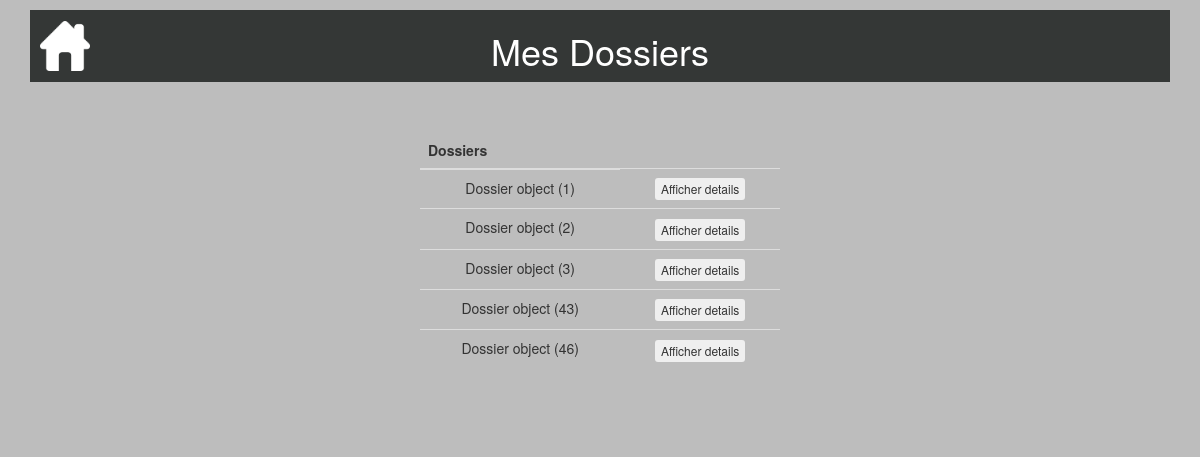
The page /consulterdossier/ (signed in) on the database as committed earlier.
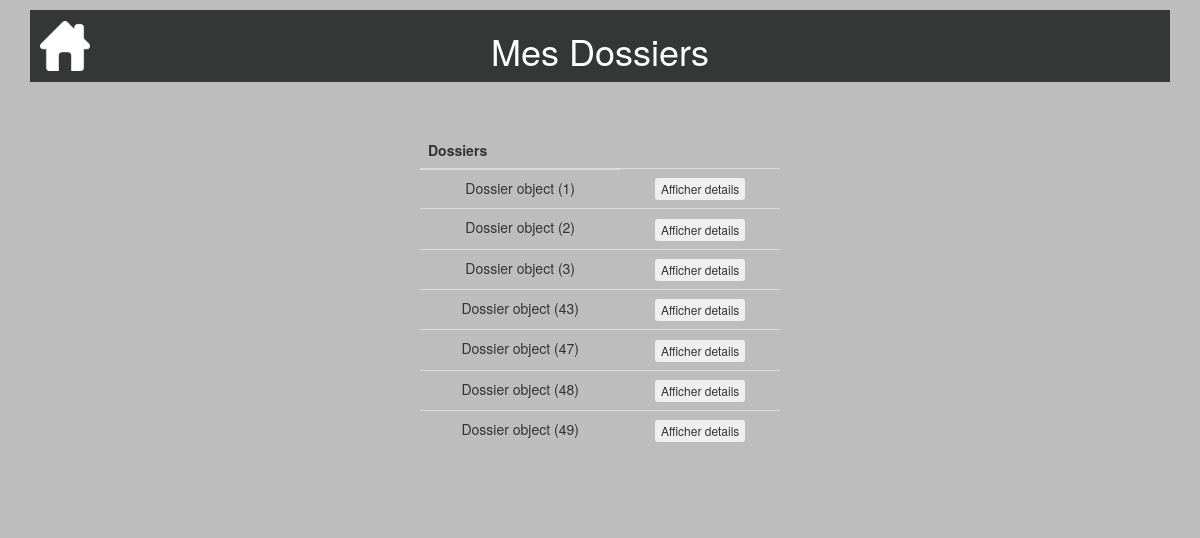
The same page on the database as committed later.
### calculdej/models.py (models this page shows, shortened)
class Dossier(models.Model):
    date = models.DateTimeField(default=timezone.now, blank=True, verbose_name="Date création")
    auteur = models.ForeignKey(settings.AUTH_USER_MODEL, on_delete=models.CASCADE)
    taille = models.DecimalField(default=0.0,max_digits=5, decimal_places=2)
    poids = models.DecimalField(default=0.0,max_digits=5, decimal_places=2)
    pathologie = models.CharField(default="",max_length=20)
    age = models.IntegerField(default=0)
    de = models.DecimalField(default=0.00,max_digits=5, decimal_places=2)
    sexe = models.CharField(default="",max_length=1)
    dernier = models.BooleanField(default=True)

### consulterdossier/views.py (the view, shortened to what this page needs)
# urls.py: url('consulterdossier/', include('consulterdossier.urls')),
@login_required
def consulterdossier(request):
    dossiers = Dossier.objects.filter(auteur=request.user)
    return render(request, 'consulterdossier/consulterdossier.html', locals())

### consulterdossier/templates/consulterdossier/consulterdossier.html (shortened to what this page needs)
{% extends "base.html" %}
{% block header %}<h1>Mes Dossiers</h1>{% endblock %}
{% block content %}
<table class="table">
  <thead>
       <tr>
           <th>Dossiers</th>
       </tr>
   </thead>
   <tbody>
       {% for d in dossiers %}
       <tr>
           <td>{{ d }} </td>
           <td>
             <form method="post">
                 <button onclick="details()" class="btn btn-xs" type="submit" name="btnaffdetails" value="{{d.id}}">Afficher details</button>
             </form>
          </td>
       </tr>
      {%endfor%}
    </tbody>
</table>
{% endblock %}

### templates/base.html (shortened to what this page needs)
<!DOCTYPE html>
<html lang="fr">
  {% load static %}
  <head>
    <link rel="stylesheet" href="https://maxcdn.bootstrapcdn.com/bootstrap/3.3.7/css/bootstrap.min.css">
    <link rel="stylesheet" href="{% static "css/style.css" %}">
  </head>
  <body>
    <div class="container">
      <header>
        {% if user.is_authenticated %}<a id="home" href="{% url 'connexion' %}"> <img src="/static/img/home_icon.PNG" class="img-responsive float-left" alt="logo" width="50px" height="50px"> </a>{% endif %}
        {% block header %}{% endblock %}
      </header>
      <div class="row">
        <section id="content" class="col-sm-offset-4 col-sm-4 col-sm-offset-4">
          {% block content %}{% endblock %}
        </section>
      </div>
    </div>
  </body>
</html>

### static/css/style.css (style rules this page uses)
body { background-color: #BDBDBD; margin-left: auto; margin-right: auto; }
[class*="col-"], footer { text-align: center; }
[class*="row"] { margin-bottom: 40px; }
#content { padding-top: 50px; }
header { text-align: center; background-color: #343736; margin-top: 10px; padding-bottom: 1px; padding-top: 1px; color: white; position: relative; }
#home { position: absolute; left: 10px; top: 50%; transform: translateY(-50%); }

Rows that differ between the two databases and show on the page:
removed Dossier: id "Dossier object (46)"
added Dossier: id "Dossier object (47)"
added Dossier: id "Dossier object (48)"
added Dossier: id "Dossier object (49)"
